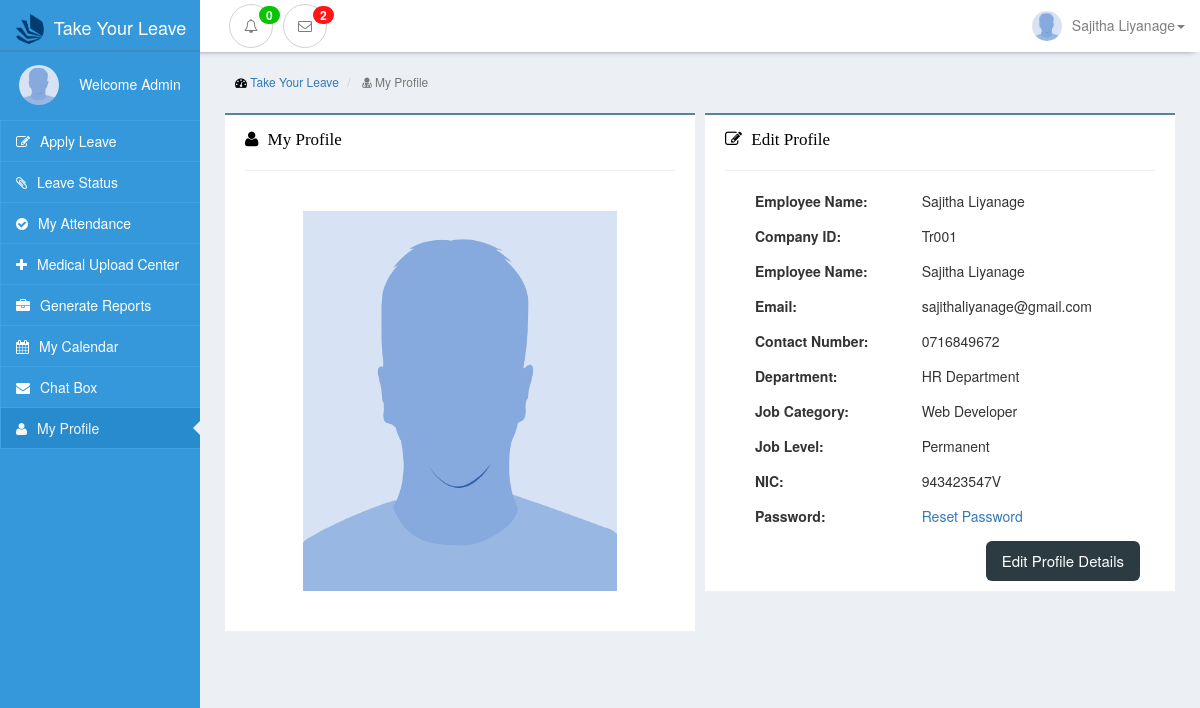
Screenshot of /view/site/profile.php?fail (signed in) with the database file from the repository.
### tables this page shows
CREATE TABLE `employee` (
  `comp_id` varchar(20) NOT NULL,
  `name` varchar(255) NOT NULL,
  `nic` varchar(10) NOT NULL,
  `gender` varchar(10) NOT NULL,
  `email` varchar(255) NOT NULL,
  `password` varchar(255) NOT NULL,
  `tel_no` varchar(10) NOT NULL,
  `image` varchar(255) NOT NULL,
  `job_cat_id` int(11) NOT NULL,
  `level_id` int(11) DEFAULT NULL,
  `group_id` int(11) NOT NULL,
  `dept_id` int(11) NOT NULL,
  PRIMARY KEY (`comp_id`),
  KEY `job_cat_id` (`job_cat_id`),
  KEY `level_id` (`level_id`),
  KEY `group_id` (`group_id`),
  KEY `dept_id` (`dept_id`)
);

CREATE TABLE `department` (
  `dept_id` int(11) NOT NULL AUTO_INCREMENT,
  `dept_name` varchar(50) NOT NULL,
  `no_of_emp` int(11) NOT NULL,
  `dept_color` varchar(50) NOT NULL,
  `roster_status` varchar(20) NOT NULL,
  `currentStatus` varchar(50) NOT NULL,
  PRIMARY KEY (`dept_id`)
);

CREATE TABLE `job_category` (
  `job_cat_id` int(11) NOT NULL AUTO_INCREMENT,
  `job_cat_name` varchar(50) NOT NULL,
  `currentStatus` varchar(50) NOT NULL,
  PRIMARY KEY (`job_cat_id`)
);

CREATE TABLE `job_level` (
  `level_id` int(11) NOT NULL AUTO_INCREMENT,
  `level_name` varchar(50) NOT NULL DEFAULT '0',
  PRIMARY KEY (`level_id`)
);

### view/site/profile.php (the view, shortened to what this page needs)
<?php
include('../../controller/siteController.php');
$pdo = connect();
?>
<!DOCTYPE html>
<html lang="en">
    <head>
        <link href="../../public/css/bootstrap.min.css" rel="stylesheet">
        <link href="../../public/css/interface-leftmenu.css" rel="stylesheet">
        <link href="../../public/css/leave-interface.css" rel="stylesheet">
        <link href="../../public/css/navbar-style.css" rel="stylesheet">
        <link href="../../public/css/font-awesome.min.css" rel="stylesheet">
    </head>
    <body style=" background-color: #eceff4 !important;">
        <?php include ("../layouts/navbar.php") ?>
        <div class="container-fluid ">
            <div class="row ">
                <div class="col-sm-2 col-xs-12 left-menu-div side-bar-display">
                    <?php include ("../layouts/leftbar.php") ?>
                </div>
                <div class="col-sm-10 col-xs-12 admin-background col-sm-push-2" style="position: relative;">
                    <div class="row padding-row">
                        <div class="row">
                            <div class="col-lg-12">
                                <ol class="breadcrumb breadcrumb-style">
                                    <li>
                                        <i class="fa fa-dashboard"></i>  <a href="../../index.php">Take Your Leave</a>
                                    </li>
                                    <li class="active">
                                        <i class="fa fa-user-md"></i> My Profile
                                    </li>
                                </ol>
                            </div>
                        </div>
                    </div>
                    <div class="row padding-row">
                        <div class="col-xs-12 col-sm-6 padding-box">
                            <div class="row">
                                <div class="col-xs-12 nortification-box-top">
                                    <h5 class="nortification-box-heading"><i class="fa fa-user icon-margin-right" aria-hidden="true"></i>
                                        My Profile</h5>
                                    <hr>
                                    <div class="row">
                                            <div class="col-xs-12">
                                                <?php
                                                    $sql = "SELECT image from employee WHERE comp_id=:empID";
                                                    $query = $pdo->prepare($sql);
                                                    $query->execute(array('empID'=>$empID));
                                                    $result = $query->fetch();
                                                ?>
                                                <div class="nortification-box-status">
                                                    <center>
                                                        <div>
                                                            <img class="profilepic" src='<?php if($result['image']!='null'){echo '../'.$result['image'];}
                                                            else{echo "../../public/images/default.png";}?>'
                                                            style="margin-bottom:40px; padding-top: 20px" width='73%' height='400'  />
                                                        </div>
                                                    </center>
                                                </div>
                                            </div>
                                        </div>
                                    </div>
                                </div>
                            </div>
                        <div class="col-sm-6 col-xs-12 padding-box">
                                <div class="row">
                                        <div class="col-xs-12 nortification-box-top">
                                            <h5 class="nortification-box-heading"><i class="fa fa-edit icon-margin-right" aria-hidden="true"></i>
                                                Edit Profile</h5>
                                            <hr>
                                              <div class="col-xs-12">
                                              <?php
                                                $sql = " SELECT * from employee INNER JOIN department ON employee.dept_id=department.dept_id
                                                INNER JOIN job_category ON employee.job_cat_id=job_category.job_cat_id
                                                JOIN job_level ON job_level.level_id=employee.level_id WHERE comp_id=:empID";
                                                $query = $pdo->prepare($sql);
                                                $query->execute(array('empID'=>$empID));
                                                $result = $query->fetch();
                                                ?>
                                                    <div class="form-group toped">
                                                        <label class="col-xs-5">Employee Name:</label>
                                                        <div class="col-xs-7"><?php echo $result['name']?></div>
                                                    </div>
                                                    <br/>
                                                    <div class="form-group toped">
                                                        <label class="col-xs-5">Company ID:</label>
                                                        <div class="col-xs-7"><?php echo $result['comp_id']?></div>
                                                    </div>
                                                    <br/>
                                                    <div class="form-group toped">
                                                        <label class="col-xs-5">Employee Name:</label>
                                                        <div class="col-xs-7"><?php echo $result['name']?></div>
                                                    </div>
                                                    <br/>
                                                    <div class="form-group toped">
                                                        <label class="col-xs-5">Email:</label>
                                                        <div class="col-xs-7"><?php echo $result['email']?></div>
                                                    </div>
                                                    <br/>
                                                    <div class="form-group toped">
                                                        <label class="col-xs-5">Contact Number:</label>
                                                        <div class="col-xs-7"><?php echo $result['tel_no']?></div>
                                                    </div>
                                                    <br/>
                                                    <div class="form-group toped">
                                                        <label class="col-xs-5">Department:</label>
                                                        <div class="col-xs-7"><?php echo $result['dept_name']?></div>
                                                    </div>
                                                    <br/>
                                                    <div class="form-group toped">
                                                        <label class="col-xs-5">Job Category:</label>
                                                        <div class="col-xs-7"><?php echo $result['job_cat_name']?></div>
                                                    </div>
                                                    <br/>
                                                    <div class="form-group toped">
                                                        <label class="col-xs-5">Job Level:</label>
                                                        <div class="col-xs-7" style="text-transform: capitalize;"><?php echo $result['level_name']?></div>
                                                    </div>
                                                    <br/>
                                                    <div class="form-group toped">
                                                        <label class="col-xs-5">NIC:</label>
                                                        <div class="col-xs-7"><?php echo $result['nic']?></div>
                                                    </div>
                                                    <br/>
                                                    <div class="form-group toped">
                                                        <label class="col-xs-5 ">Password:</label>
                                                        <div class="col-xs-7"><a href="resetPswd.php">Reset Password</a></div>
                                                    </div>
                                                    <br>
                                                    <a href="editProfile.php"><button class="btn btn-info btn-lg pull-right submit-button" type="submit" >Edit Profile Details</button></a>
                                                </div>
                                        </div>
                                </div>
                        </div>
                    </div>
                </div>
            </div>
        </div>
    </body>
</html>

### view/layouts/navbar.php (shortened to what this page needs)
<?php
    $newsql = "SELECT name,image,group_id from employee where comp_id=:empID";
    $newquery = $pdo->prepare($newsql);
    $newquery->execute(array('empID'=>$empID));
    $newresult = $newquery->fetch();
    $employeeName = $newresult['name'];
    $employeeImage = $newresult['image'];
    $statement = "SELECT * from apply_leave where seen=:val AND comp_id=:empID";
    $newquery1 = $pdo->prepare($statement);
    $newquery1->execute(array('val'=>0, 'empID'=>$empID));
    $nortifictionsCount = $newquery1->rowCount();
    $statement2 = "SELECT conversation.message, MAX(conversation.sender_id) as sender_id,conversation.chat_id,employee.image,employee.name
FROM conversation JOIN employee ON conversation.receiver_id=employee.comp_id WHERE receiver_id=:empID AND seen=:val GROUP BY sender_id ";
    $newquery2 = $pdo->prepare($statement2);
    $newquery2->execute(array('val'=>0, 'empID'=>$empID));
    $nortifictionsCount2 = $newquery2->rowCount();
?>
<center>
</center>
<nav class="navbar navbar-inverse navbar-static-top nav-top nav-bar-custom navbar-fixed-top" style="margin-top:0px; box-shadow: 0 3px 7px -6px black !important;">
    <div class="container-fluid">
        <div class="navbar-header">
            <a class="navbar-brand heding font nav-head-admin" href="#"><span class="head-nav"></span> Admin Panel</a>
        </div>
        <div style="height: 1px;" aria-expanded="false" id="navbar" class="navbar-collapse collapse">
            <ul class="nav navbar-nav navbar-left nortifications" style="margin-left:17%; padding-top:4px; position: fixed;">
                <li class="dropdown">
                    <a href="#" class="dropdown-toggle nortification-button" data-toggle="dropdown">
                        <i class="fa fa-bell-o" style="border:1px solid #d2d2d2; border-radius:100%; padding:14px;"></i><span class="badge postition-alert"><?php echo $nortifictionsCount;?></span>
                    </a>
                </li>
                <li  class="dropdown">
                    <a href="#" class="dropdown-toggle nortification-button" data-toggle="dropdown">
                        <i class="fa fa-envelope-o" style="border:1px solid #d2d2d2; border-radius:100%; padding:14px;"></i><span class="badge postition-message"><?php echo $nortifictionsCount2;?></span>
                    </a>
                </li>
            </ul>
            <ul class="nav navbar-nav navbar-right">
                <li class="dropdown">
                    <a href="#" class="dropdown-toggle font new" data-toggle="dropdown" role="button"
                       aria-haspopup="true" aria-expanded="false"><img src="../<?php if($employeeImage != 'null'){echo $employeeImage;}else{ echo '../public/images/default.png';}?>" class="img-circle image-user"  /><?php echo $employeeName;?><span class="caret"></span></a>
                </li>
            </ul>
        </div>
    </div>
</nav>

### public/css/interface-leftmenu.css (style rules this page uses)
.left-menu-div { background-color: #3498db !important; height:100vh; padding-left:0; padding-right: 0px; position:fixed; z-index:3000; margin-top:-40px; border-radius:0px !important; }

### public/css/leave-interface.css (style rules this page uses)
.padding-box { padding-left:20px; padding-right:20px; margin-top:10px; }
.padding-row { padding-left:20px; padding-right:20px; }
.nortification-box-top { background-color:#FFFFFF; padding-left:20px !important; padding-right:20px !important; border-top:2px solid #5a849c; }
.nortification-box-heading { color: #000; font-family:Calibri; font-size:17px; margin-top:15px; }
.icon-margin-right { margin-right:5px; }
.admin-background { margin-top:15px; padding-bottom:50px; }
.breadcrumb-style { background-color:transparent; color:#000; margin-top:10px; margin-bottom:5px; font-size:12px; }
.submit-button { background-color: #2c3b42; border: none; font-size:15px; margin-bottom:10px ; }

### public/css/navbar-style.css (style rules this page uses)
.nortification-button { padding:0 !important; border-radius:100%; width:44px; height:44px; margin-left:10px; }
.navbar-static-top { margin-bottom: 19px; }
.nav-top { margin-top:-40px; }
.nav-bar-custom { background-color:#FFFFFF; color: #7e7e7e !important; border-bottom-color:transparent; }
.font { color: #FFFFFF !important; }
.navbar-inverse .navbar-nav > li > a { color: #7e7e7e !important; }
.image-user { height:30px; width:30px; margin-top:-7px; margin-right:10px; margin-bottom:-5px; }
.postition-alert { margin-top:-90px; margin-left:30px; background-color:#07C404; }
.postition-message { margin-top:-90px; margin-left:30px; background-color:#FF1717; }

### rows the page displays
employee: name "Sajitha Liyanage", comp_id "Tr001", email "sajithaliyanage@gmail.com", tel_no "0716849672", dept.dept_name "HR Department", job_cat.job_cat_name "Web Developer", level.level_name "Permanent", nic "943423547V"

### other values shown
$nortifictionsCount "0"
$nortifictionsCount2 "2"
$empRole "Admin"
